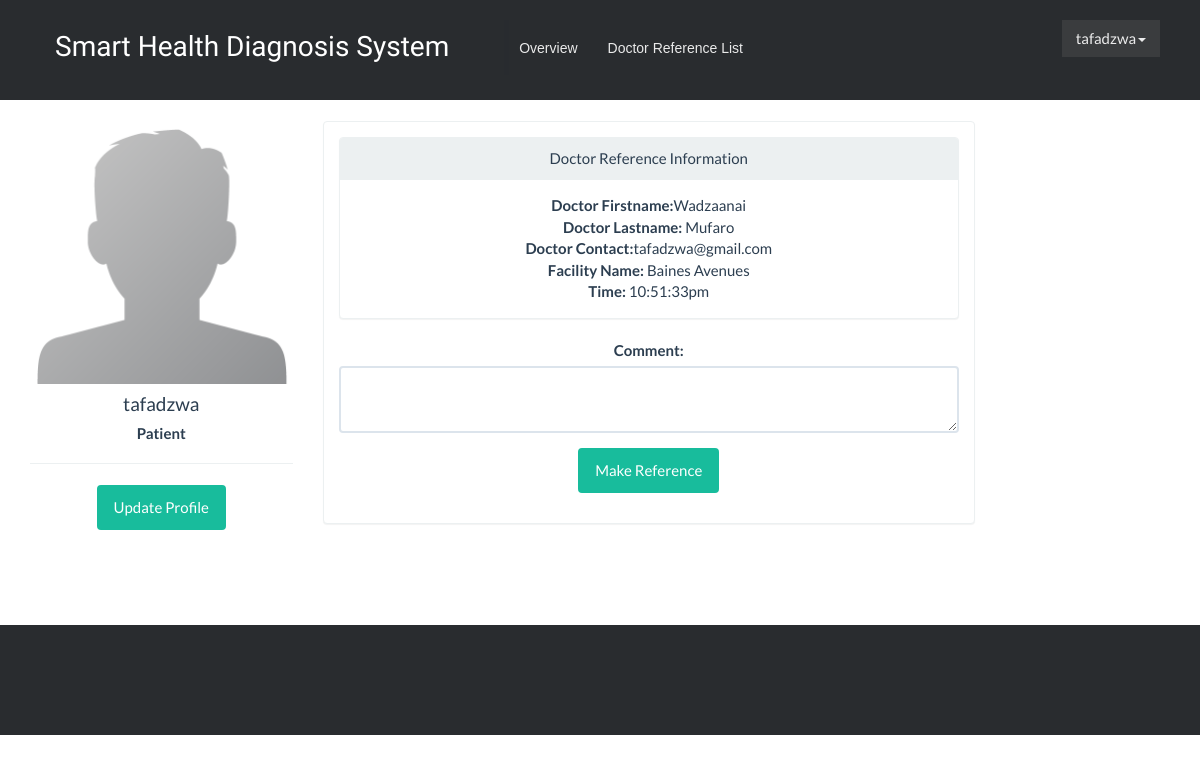
Page /appointment.php?id=3 (signed in) on the earlier database version.
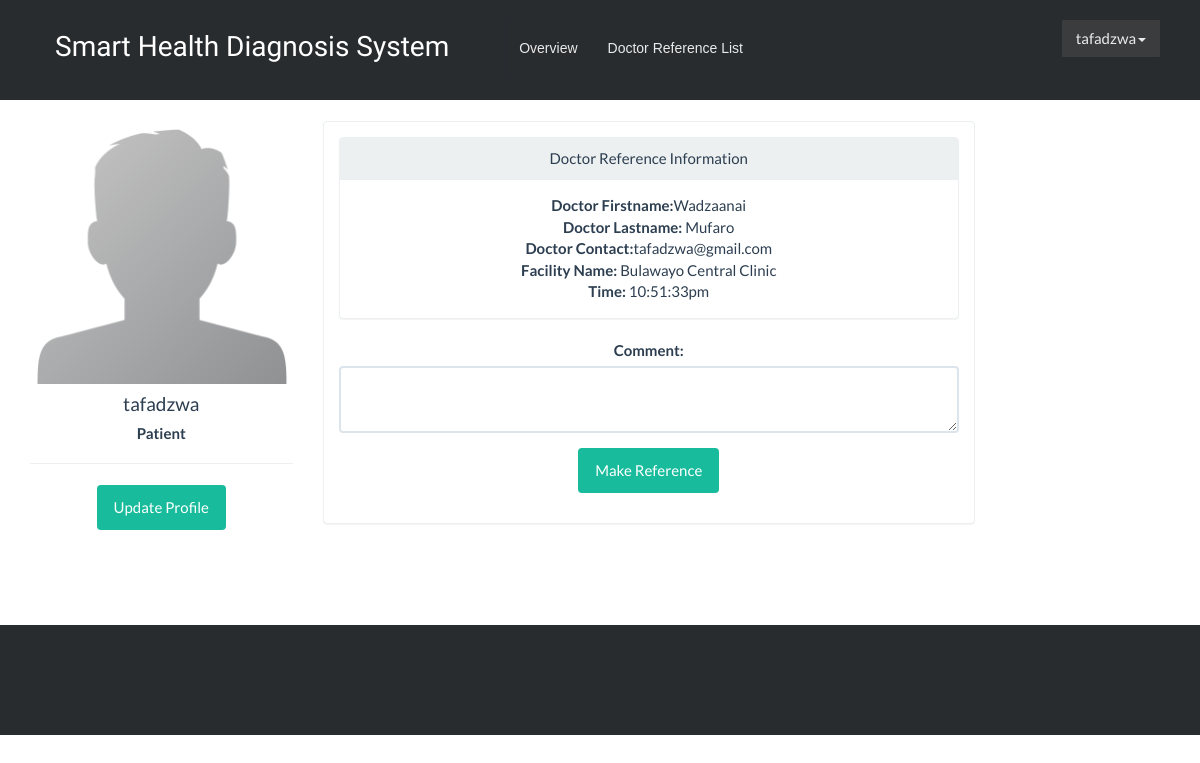
Same page on the later database version.
### tables this page shows
CREATE TABLE `practitioner` (
  `id` int(11) NOT NULL,
  `firstname` varchar(250) NOT NULL,
  `lastname` varchar(250) NOT NULL,
  `contact_details` varchar(250) NOT NULL,
  `date_created` varchar(250) NOT NULL,
  `gender` varchar(1) NOT NULL,
  `facility_id` int(11) NOT NULL,
  `speciality` varchar(250) NOT NULL,
  `disease_id` int(11) NOT NULL
);

CREATE TABLE `facility` (
  `id` int(11) NOT NULL,
  `name` varchar(250) NOT NULL,
  `city_id` int(250) NOT NULL,
  `address` varchar(250) NOT NULL,
  `latitude` double NOT NULL,
  `longitude` double NOT NULL
);

### appointment.php (the view, shortened to what this page needs)
<!DOCTYPE html>
<html>
<head>
    <link rel="stylesheet" href="assets/patientassets/bootstrap/css/bootstrap.min.css">
    <link rel="stylesheet" href="assets/patientassets/css/styles.css">
    <link rel="stylesheet" href="assets/patientassets/css/Google-Style-Login.css">
    <link rel="stylesheet" href="assets/patientassets/css/Pretty-Header.css">
    <link rel="stylesheet" href="assets/patientassets/css/Pretty-Footer.css">
</head>
<body>
<nav class="navbar navbar-static-top custom-header">
    <div class="container-fluid">
        <div class="navbar-header"><a class="navbar-brand navbar-link" href="index.php">Smart Health Diagnosis System</a>
        </div>
        <div class="collapse navbar-collapse" id="navbar-collapse">
            <ul class="nav navbar-nav links">
                <li role="presentation"><a href="#">Overview </a></li>
                <li role="presentation"><a href="appointmentlist.php">Doctor Reference List </a></li>
            </ul>
            <ul class="nav navbar-nav navbar-right">
                <li class="dropdown"> <?php if (isset($_SESSION['user'])) : ?>
                    <?php endif ?>
                    <a class="dropdown-toggle" data-toggle="dropdown" ><i class="fa fa-user"></i> <?php echo $_SESSION['user']['username']; ?><b class="caret"></b></a>
                </li>
            </ul>
        </div>
    </div>
</nav>
<div class="container">
    <div class="row">
        <div class="col-md-3 col-sm-3">
            <div class="user-wrapper">
                <img src="images/user_profile.png" class="img-responsive" />
                <div class="description">
                    <h4> <?php echo $_SESSION['user']['username']; ?></h4>
                    <h5> <strong>Patient</strong></h5>
                    <hr />
                    <button type="button" class="btn btn-success" data-toggle="modal" data-target="#myModal">Update Profile</button>
                </div>
            </div>
        </div>
        <div class="col-md-7  col-sm-7 user-wrapper">
            <div class="description">
                <div class="panel panel-default">
                    <div class="panel-body">
                        <form class="form" role="form" method="POST" accept-charset="UTF-8">
                            <?php
                            $doctor = $_GET['id'];
                            $conn=mysqli_connect('localhost', 'root', '', 'ehealth');
                            $sql = "SELECT * FROM practitioner JOIN facility ON practitioner.facility_id = facility.id  WHERE practitioner.id ='$doctor' ";
                            $result = mysqli_query($conn, $sql);
                            $row = mysqli_fetch_array($result);
                            $firstname = $row['firstname'];
                            $lastname=$row['lastname'];
                            $contact_details=$row['contact_details'];
                            $facility=$row['name'];
                                    ?>
                            <div class="panel panel-default">
                                <div class="panel-heading">Doctor Reference Information</div>
                                <div class="panel-body">
                                    <b>Doctor Firstname:</b><?php echo $firstname; ?><br>
                                    <b>Doctor Lastname:</b> <?php echo $lastname; ?><br>
                                    <b>Doctor Contact:</b><?php echo $contact_details;?><br>
                                    <b>Facility Name:</b> <?php echo $facility; ?><br>
                                   <b>Time:</b>  <?php echo date("h:i:sa"); ?><br>
                                </div>
                            </div>
                            <div class="form-group">
                                <label for="message-text" class="control-label">Comment:</label>
                                <textarea class="form-control" name="comment" required></textarea>
                            </div>
                            <div class="form-group">
                                <input type="submit" name="appointment" id="submit" class="btn btn-success" value="Make Reference">
                            </div>
                        </form>
                    </div>
                </div>
            </div>
        </div>
    </div>
</div>
<footer></footer>
</body>
</html>

Differences in the rows shown:
changed through a linked row, practitioner "Wadzaanai": facility.name "Baines Avenues" → "Bulawayo Central Clinic"
